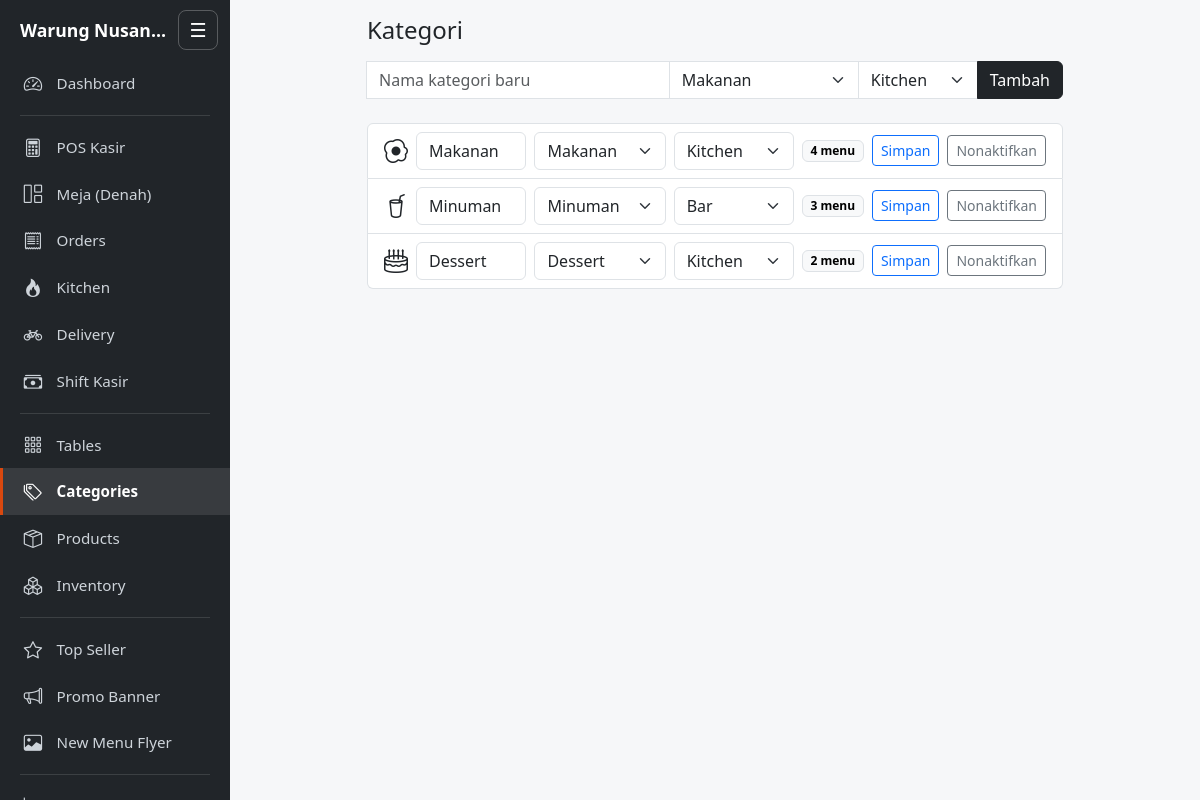
Screenshot of /admin/categories.php (signed in) with the database file from the repository.
### tables this page shows
CREATE TABLE IF NOT EXISTS categories (
  id INT UNSIGNED NOT NULL AUTO_INCREMENT PRIMARY KEY,
  name VARCHAR(50) NOT NULL,
  is_active TINYINT(1) NOT NULL DEFAULT 1,
  icon VARCHAR(40) NULL                       
);

### includes/functions.php (called while the page is built, shortened)
<?php
function e($value): string
{
    return htmlspecialchars((string) $value, ENT_QUOTES, 'UTF-8');
}
function category_icon($v): string
{
    return is_string($v) && isset(CATEGORY_ICONS[$v]) ? $v : 'bi-grid';
}

### admin/categories.php (the view, shortened to what this page needs)
<?php
$pdo = db();
$cats = $pdo->query('SELECT c.*, (SELECT COUNT(*) FROM products p WHERE p.category_id = c.id) AS n FROM categories c ORDER BY c.id')->fetchAll();
include __DIR__ . '/../includes/header.php';
?>
<div class="container py-3" style="max-width:720px">
  <h1 class="h4 mb-3">Kategori</h1>
  <form method="post" class="input-group mb-4"><?= csrf_field() ?><input type="hidden" name="action" value="add">
    <input class="form-control" name="name" maxlength="50" placeholder="Nama kategori baru" required>
    <select class="form-select" name="icon" style="max-width:190px" aria-label="Icon"><?php foreach (CATEGORY_ICONS as $k => $lbl): ?><option value="<?= e($k) ?>"><?= e($lbl) ?></option><?php endforeach; ?></select>
    <select class="form-select" name="station" style="max-width:120px" aria-label="Area produksi"><option value="KITCHEN">Kitchen</option><option value="BAR">Bar</option></select>
    <button class="btn btn-dark">Tambah</button></form>
  <ul class="list-group">
    <?php foreach ($cats as $c): ?>
      <li class="list-group-item">
        <form method="post" class="d-flex gap-2 align-items-center"><?= csrf_field() ?><input type="hidden" name="id" value="<?= (int) $c['id'] ?>">
          <i class="bi <?= e(category_icon($c['icon'])) ?> fs-4" aria-hidden="true"></i>
          <input class="form-control" name="name" maxlength="50" value="<?= e($c['name']) ?>">
          <select class="form-select" name="icon" style="max-width:150px" aria-label="Icon"><?php foreach (CATEGORY_ICONS as $k => $lbl): ?><option value="<?= e($k) ?>" <?= category_icon($c['icon']) === $k ? 'selected' : '' ?>><?= e($lbl) ?></option><?php endforeach; ?></select>
          <select class="form-select" name="station" style="max-width:120px" aria-label="Area produksi"><option value="KITCHEN">Kitchen</option><option value="BAR" <?= $c['station'] === 'BAR' ? 'selected' : '' ?>>Bar</option></select>
          <span class="badge text-bg-light border"><?= (int) $c['n'] ?> menu</span>
          <button class="btn btn-sm btn-outline-primary" name="action" value="rename">Simpan</button>
          <button class="btn btn-sm btn-outline-<?= $c['is_active'] ? 'secondary' : 'success' ?>" name="action" value="toggle"><?= $c['is_active'] ? 'Nonaktifkan' : 'Aktifkan' ?></button>
        </form>
      </li>
    <?php endforeach; ?>
  </ul>
</div>
<?php include __DIR__ . '/../includes/footer.php'; ?>

### assets/css/style.css (style rules this page uses)
:root { --brand: #212529; --accent: #d9480f; }
body { background: #f6f7f9; }

### rows the page displays
categories: name "Makanan", icon "Makanan", n "4", is_active "Nonaktifkan"
categories: name "Minuman", icon "Minuman", station "Bar", n "3", is_active "Nonaktifkan"
categories: name "Dessert", icon "Dessert", n "2", is_active "Nonaktifkan"

### other values shown
APP_NAME "Warung Nusan…"
$n[1] "Dashboard"
$n[1] "POS Kasir"
$n[1] "Meja (Denah)"
$n[1] "Orders"
$n[1] "Kitchen"
$n[1] "Delivery"
$n[1] "Shift Kasir"
$n[1] "Tables"
$n[1] "Categories"
$n[1] "Products"
$n[1] "Inventory"
$n[1] "Top Seller"
$n[1] "Promo Banner"
$n[1] "New Menu Flyer"
